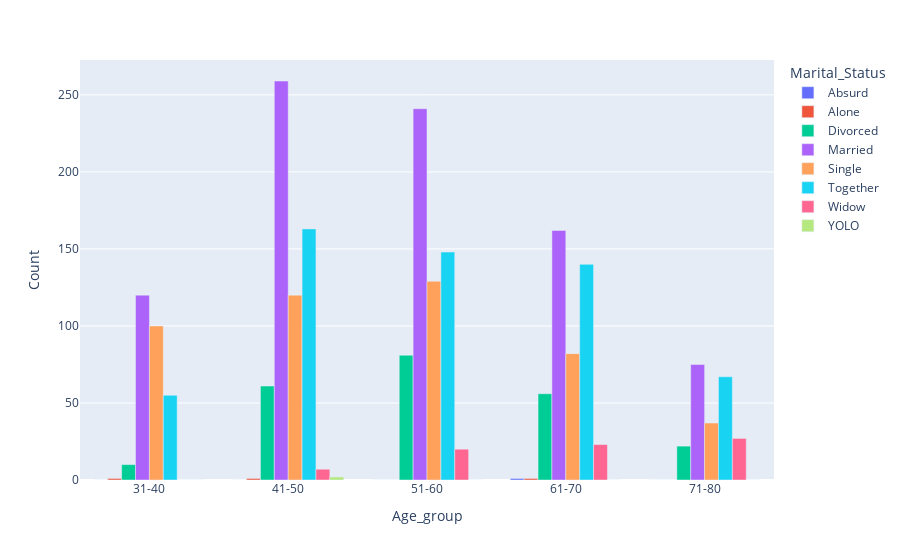

This figure's notebook cell:
### Markdown cell above
The bar chart shows a substantial portion of customers are within the age group of over 31 yearsanalysis reveals a substantial portion of customers falling within the age range of over 30 years. so we will focus on the 5 age groups over 30 years.

### Code cell
customers_age_ms_group = df.groupby(["Age_group", "Marital_Status"]).size()\
                                                                .reset_index(name="Count")

target_age_groups = ["31-40", "41-50", "51-60", "61-70", "71-80"]

fig = px.bar(customers_age_ms_group.loc[customers_age_ms_group.Age_group.isin(target_age_groups), :], 
             x="Age_group", y="Count", color="Marital_Status", barmode="group")
fig.show()

### Figure 1 — Plotly figure (JSON) as saved in the notebook; plotly's stock layout.template omitted (floating-point values rounded to 4 significant figures)
{"data": [{"alignmentgroup": "True", "hovertemplate": "Marital_Status=Absurd<br>Age_group=%{x}<br>Count=%{y}<extra></extra>", "legendgroup": "Absurd", "marker": {"color": "#636efa", "pattern": {"shape": ""}}, "name": "Absurd", "offsetgroup": "Absurd", "orientation": "v", "showlegend": true, "textposition": "auto", "type": "bar", "x": ["31-40", "41-50", "51-60", "61-70", "71-80"], "xaxis": "x", "y": [0, 0, 0, 1, 0], "yaxis": "y"}, {"alignmentgroup": "True", "hovertemplate": "Marital_Status=Alone<br>Age_group=%{x}<br>Count=%{y}<extra></extra>", "legendgroup": "Alone", "marker": {"color": "#EF553B", "pattern": {"shape": ""}}, "name": "Alone", "offsetgroup": "Alone", "orientation": "v", "showlegend": true, "textposition": "auto", "type": "bar", "x": ["31-40", "41-50", "51-60", "61-70", "71-80"], "xaxis": "x", "y": [1, 1, 0, 1, 0], "yaxis": "y"}, {"alignmentgroup": "True", "hovertemplate": "Marital_Status=Divorced<br>Age_group=%{x}<br>Count=%{y}<extra></extra>", "legendgroup": "Divorced", "marker": {"color": "#00cc96", "pattern": {"shape": ""}}, "name": "Divorced", "offsetgroup": "Divorced", "orientation": "v", "showlegend": true, "textposition": "auto", "type": "bar", "x": ["31-40", "41-50", "51-60", "61-70", "71-80"], "xaxis": "x", "y": [10, 61, 81, 56, 22], "yaxis": "y"}, {"alignmentgroup": "True", "hovertemplate": "Marital_Status=Married<br>Age_group=%{x}<br>Count=%{y}<extra></extra>", "legendgroup": "Married", "marker": {"color": "#ab63fa", "pattern": {"shape": ""}}, "name": "Married", "offsetgroup": "Married", "orientation": "v", "showlegend": true, "textposition": "auto", "type": "bar", "x": ["31-40", "41-50", "51-60", "61-70", "71-80"], "xaxis": "x", "y": [120, 259, 241, 162, 75], "yaxis": "y"}, {"alignmentgroup": "True", "hovertemplate": "Marital_Status=Single<br>Age_group=%{x}<br>Count=%{y}<extra></extra>", "legendgroup": "Single", "marker": {"color": "#FFA15A", "pattern": {"shape": ""}}, "name": "Single", "offsetgroup": "Single", "orientation": "v", "showlegend": true, "textposition": "auto", "type": "bar", "x": ["31-40", "41-50", "51-60", "61-70", "71-80"], "xaxis": "x", "y": [100, 120, 129, 82, 37], "yaxis": "y"}, {"alignmentgroup": "True", "hovertemplate": "Marital_Status=Together<br>Age_group=%{x}<br>Count=%{y}<extra></extra>", "legendgroup": "Together", "marker": {"color": "#19d3f3", "pattern": {"shape": ""}}, "name": "Together", "offsetgroup": "Together", "orientation": "v", "showlegend": true, "textposition": "auto", "type": "bar", "x": ["31-40", "41-50", "51-60", "61-70", "71-80"], "xaxis": "x", "y": [55, 163, 148, 140, 67], "yaxis": "y"}, {"alignmentgroup": "True", "hovertemplate": "Marital_Status=Widow<br>Age_group=%{x}<br>Count=%{y}<extra></extra>", "legendgroup": "Widow", "marker": {"color": "#FF6692", "pattern": {"shape": ""}}, "name": "Widow", "offsetgroup": "Widow", "orientation": "v", "showlegend": true, "textposition": "auto", "type": "bar", "x": ["31-40", "41-50", "51-60", "61-70", "71-80"], "xaxis": "x", "y": [0, 7, 20, 23, 27], "yaxis": "y"}, {"alignmentgroup": "True", "hovertemplate": "Marital_Status=YOLO<br>Age_group=%{x}<br>Count=%{y}<extra></extra>", "legendgroup": "YOLO", "marker": {"color": "#B6E880", "pattern": {"shape": ""}}, "name": "YOLO", "offsetgroup": "YOLO", "orientation": "v", "showlegend": true, "textposition": "auto", "type": "bar", "x": ["31-40", "41-50", "51-60", "61-70", "71-80"], "xaxis": "x", "y": [0, 2, 0, 0, 0], "yaxis": "y"}], "layout": {"barmode": "group", "legend": {"title": {"text": "Marital_Status"}, "tracegroupgap": 0}, "margin": {"t": 60}, "xaxis": {"anchor": "y", "domain": [0, 1], "title": {"text": "Age_group"}}, "yaxis": {"anchor": "x", "domain": [0, 1], "title": {"text": "Count"}}}}
